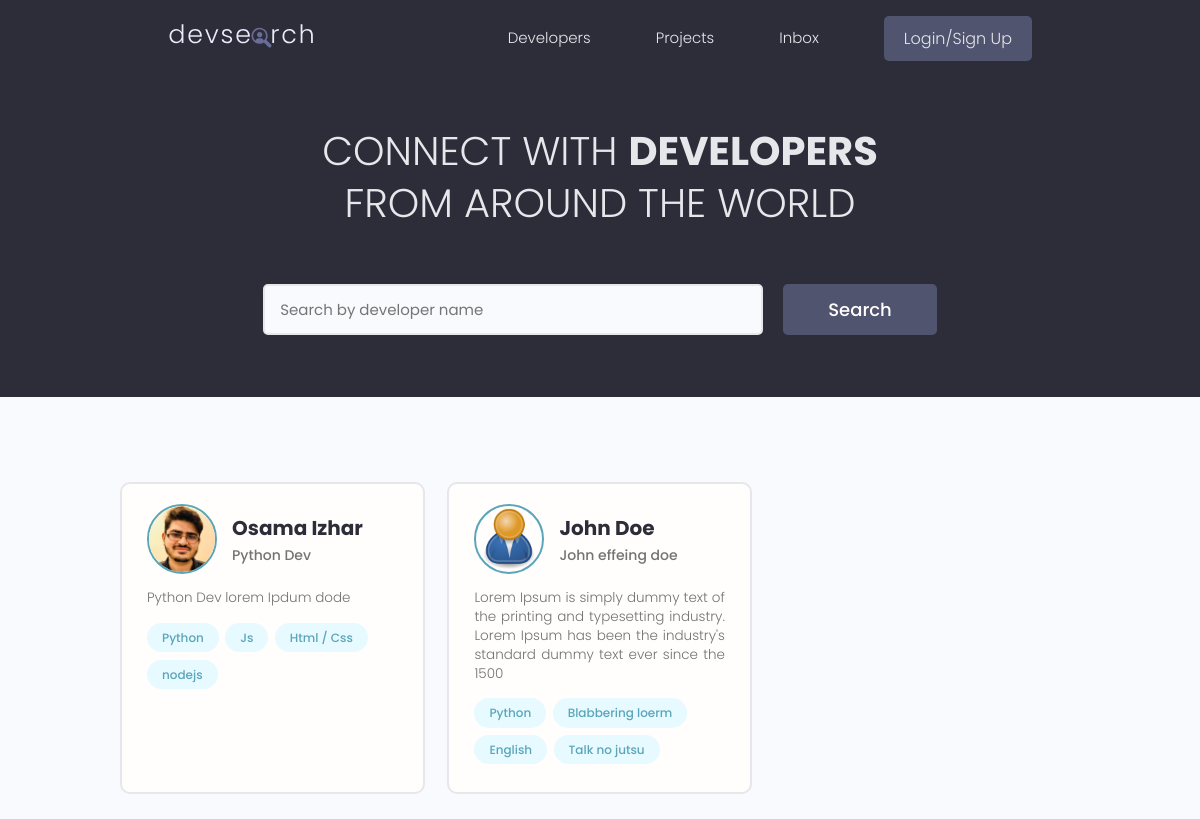
The app's page /, older data.
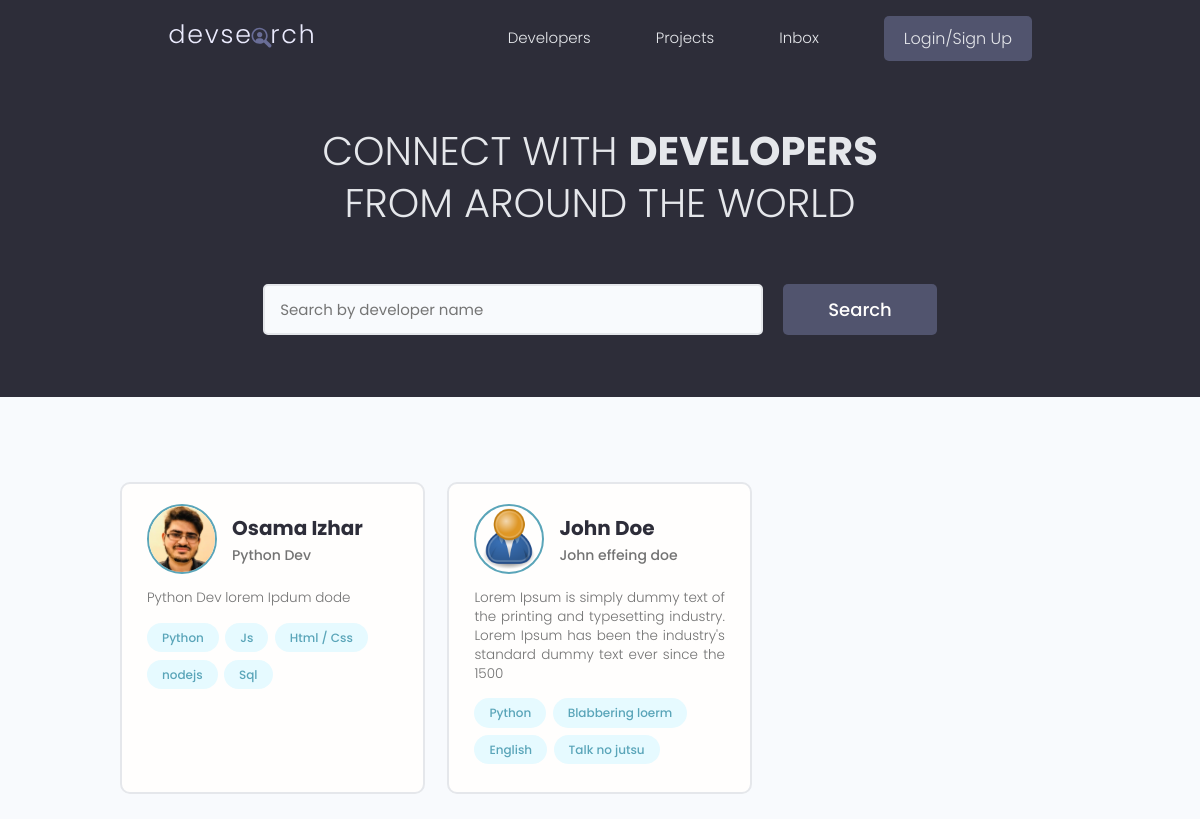
The same page, newer data.
### users/models.py (models this page shows, shortened)
class Profile(models.Model):
    user= models.OneToOneField(
        User,on_delete=models.CASCADE, null=True,blank=True
    ) # creating one to one relationship with User default model of django
    name=models.CharField(max_length=200,blank=True,null=True)
    username=models.CharField(max_length=200,blank=True,null=True)
    location=models.CharField(max_length=200,blank=True,null=True)
    email=models.EmailField(max_length=500,blank=True,null=True)
    short_intro=models.CharField(max_length=200,blank=True,null=True)
    bio=models.TextField(blank=True,null=True)
    profile_image=models.ImageField(
        null=True,blank=True,upload_to="profiles/",default="profiles/user-default.png"
    )
    social_github = models.CharField(max_length=200,blank=True,null=True)
    social_twitter = models.CharField(max_length=200,blank=True,null=True)
    social_linkedin = models.CharField(max_length=200,blank=True,null=True)
    social_youtube = models.CharField(max_length=200,blank=True,null=True)
    social_website = models.CharField(max_length=200,blank=True,null=True)
    created= models.DateTimeField(auto_now_add=True) # auto_now_add adds timestamp automatically as model instance is created
    id= models.UUIDField(default=uuid.uuid4,unique=True,primary_key=True,editable=False) # UUID 16 character unique ids

class Skill(models.Model):
    owner=models.ForeignKey(Profile,on_delete=models.CASCADE,null=True,blank=True)
    name=models.CharField(max_length=200,blank=True,null=True)
    description=models.TextField(null=True,blank=True)
    created= models.DateTimeField(auto_now_add=True) # auto_now_add adds timestamp automatically as model instance is created
    id=models.UUIDField(default=uuid.uuid4,unique=True,primary_key=True,editable=False)
    def __str__(self):
        return self.name

### users/views.py (the view)
# urls.py: path('',views.profiles,name='profiles'),
def profiles(request):
    profiles=Profile.objects.all()
    context={'profiles':profiles}
    return render(request,'users/profiles.html',context) # context needs to be passed here so it can be used in other html templates

### users/templates/users/profiles.html (shortened to what this page needs)
{% extends "main.html" %}
{% block content %}
  <main class="home">
    <section class="hero-section text-center">
      <div class="container container--narrow">
        <div class="hero-section__box">
          <h2>CONNECT WITH <span>DEVELOPERS</span></h2>
          <h2>FROM AROUND THE WORLD</h2>
        </div>
        <div class="hero-section__search">
          <form class="form" action="#" method="get">
            <div class="form__field">
              <input class="input input--text" id="formInput#search" type="text" name="text"
                placeholder="Search by developer name" />
            </div>
            <input class="btn btn--sub btn--lg" type="submit" value="Search" />
          </form>
        </div>
      </div>
    </section>
    <section class="devlist">
      <div class="container">
        <div class="grid grid--three">
          {%for profile in profiles%}
            <div class="column card">
                <div class="dev">
                <a href="{%url 'user-profile' profile.id %}" class="card__body">
                    <div class="dev__profile">
                    <img class="avatar avatar--md" src="{{ profile.profile_image.url }}" alt="image" />
                    <div class="dev__meta">
                        <h3>{{profile.name}}</h3>
                        <h5>{{profile.short_intro}}</h5>
                    </div>
                    </div>
                    <p class="dev__info">{{profile.bio|slice:"150"}}</p>
                    <div class="dev__skills">
                    {% for skill in profile.skill_set.all|slice:'5' %}
                      <span class="tag tag--pill tag--main">
                        <small>{{skill}}</small>
                    </span>
                    {%endfor%}
                    </div>
                </a>
                </div>
            </div>
          {%endfor%}
        </div>
      </div>
    </section>
  </main>
{% endblock %}

Row changes from the older to the newer data that the page shows:
added Skill: name "Sql", shown under Profile "Osama Izhar"
